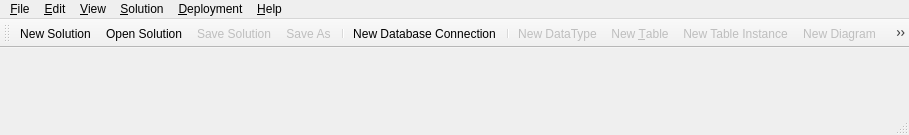
<?xml version="1.0" encoding="UTF-8"?>
<ui version="4.0">
 <class>MainWindow</class>
 <widget class="QMainWindow" name="MainWindow">
  <property name="enabled">
   <bool>true</bool>
  </property>
  <property name="geometry">
   <rect>
    <x>0</x>
    <y>0</y>
    <width>909</width>
    <height>135</height>
   </rect>
  </property>
  <property name="minimumSize">
   <size>
    <width>0</width>
    <height>0</height>
   </size>
  </property>
  <property name="windowTitle">
   <string>MainWindow</string>
  </property>
  <property name="windowIcon">
   <iconset resource="../dbm.qrc">
    <normaloff>:/images/actions/images/big/icon.png</normaloff>:/images/actions/images/big/icon.png</iconset>
  </property>
  <property name="documentMode">
   <bool>false</bool>
  </property>
  <property name="dockNestingEnabled">
   <bool>true</bool>
  </property>
  <property name="unifiedTitleAndToolBarOnMac">
   <bool>true</bool>
  </property>
  <widget class="QWidget" name="centralWidget"/>
  <widget class="QMenuBar" name="menuBar">
   <property name="geometry">
    <rect>
     <x>0</x>
     <y>0</y>
     <width>909</width>
     <height>24</height>
    </rect>
   </property>
   <widget class="QMenu" name="menu_File">
    <property name="title">
     <string>&amp;File</string>
    </property>
    <addaction name="action_New"/>
    <addaction name="action_Open"/>
    <addaction name="action_Save"/>
    <addaction name="action_SaveAs"/>
    <addaction name="separator"/>
    <addaction name="action_Close"/>
    <addaction name="separator"/>
    <addaction name="actionQuit"/>
   </widget>
   <widget class="QMenu" name="menu_Solution">
    <property name="title">
     <string>&amp;Solution</string>
    </property>
    <addaction name="action_NewDataType"/>
    <addaction name="action_NewTable"/>
    <addaction name="action_NewDiagram"/>
    <addaction name="action_NewTableInstance"/>
    <addaction name="action_NewView"/>
    <addaction name="action_NewProcedure"/>
    <addaction name="separator"/>
    <addaction name="action_DeleteUnusuedDatatypes"/>
    <addaction name="action_Validate"/>
    <addaction name="separator"/>
    <addaction name="action_SolutionProperties"/>
   </widget>
   <widget class="QMenu" name="menu_Edit">
    <property name="title">
     <string>&amp;Edit</string>
    </property>
    <addaction name="action_Preferences"/>
   </widget>
   <widget class="QMenu" name="menu_Help">
    <property name="title">
     <string>&amp;Help</string>
    </property>
    <addaction name="action_Contents"/>
    <addaction name="action_About"/>
   </widget>
   <widget class="QMenu" name="menu_View">
    <property name="title">
     <string>&amp;View</string>
    </property>
    <addaction name="action_ProjectTree"/>
    <addaction name="action_Datatypes_Tree"/>
    <addaction name="action_ConnectionsTree"/>
    <addaction name="action_Repository"/>
   </widget>
   <widget class="QMenu" name="menuDeployment">
    <property name="title">
     <string>&amp;Deployment</string>
    </property>
    <addaction name="action_Deploy"/>
    <addaction name="action_DeploymentScript"/>
    <addaction name="action_UpdateDatabase"/>
   </widget>
   <addaction name="menu_File"/>
   <addaction name="menu_Edit"/>
   <addaction name="menu_View"/>
   <addaction name="menu_Solution"/>
   <addaction name="menuDeployment"/>
   <addaction name="menu_Help"/>
  </widget>
  <widget class="QToolBar" name="mainToolBar">
   <property name="enabled">
    <bool>true</bool>
   </property>
   <property name="acceptDrops">
    <bool>true</bool>
   </property>
   <property name="windowTitle">
    <string>Main Toolbar</string>
   </property>
   <property name="movable">
    <bool>true</bool>
   </property>
   <property name="iconSize">
    <size>
     <width>24</width>
     <height>24</height>
    </size>
   </property>
   <property name="toolButtonStyle">
    <enum>Qt::ToolButtonIconOnly</enum>
   </property>
   <property name="floatable">
    <bool>true</bool>
   </property>
   <attribute name="toolBarArea">
    <enum>TopToolBarArea</enum>
   </attribute>
   <attribute name="toolBarBreak">
    <bool>false</bool>
   </attribute>
   <addaction name="action_New"/>
   <addaction name="action_Open"/>
   <addaction name="action_Save"/>
   <addaction name="action_SaveAs"/>
   <addaction name="separator"/>
   <addaction name="action_NewDatabaseConnection"/>
   <addaction name="separator"/>
   <addaction name="action_NewDataType"/>
   <addaction name="action_NewTable"/>
   <addaction name="action_NewTableInstance"/>
   <addaction name="action_NewDiagram"/>
   <addaction name="action_NewView"/>
   <addaction name="action_NewProcedure"/>
   <addaction name="action_NewFunction"/>
   <addaction name="action_NewTrigger"/>
   <addaction name="separator"/>
   <addaction name="action_Validate"/>
   <addaction name="action_Deploy"/>
   <addaction name="action_UpdateDatabase"/>
   <addaction name="separator"/>
  </widget>
  <widget class="QStatusBar" name="statusBar"/>
  <action name="action_New">
   <property name="icon">
    <iconset resource="../dbm.qrc">
     <normaloff>:/images/actions/images/actions/filenew.png</normaloff>:/images/actions/images/actions/filenew.png</iconset>
   </property>
   <property name="text">
    <string>&amp;New Solution</string>
   </property>
   <property name="toolTip">
    <string>&lt;html&gt;&lt;head/&gt;&lt;body&gt;&lt;p&gt;&lt;span style=&quot; font-weight:600;&quot;&gt;Create&lt;/span&gt; a new Solution&lt;/p&gt;&lt;/body&gt;&lt;/html&gt;</string>
   </property>
   <property name="shortcut">
    <string>Ctrl+N</string>
   </property>
  </action>
  <action name="action_Save">
   <property name="enabled">
    <bool>false</bool>
   </property>
   <property name="icon">
    <iconset resource="../dbm.qrc">
     <normaloff>:/images/actions/images/actions/filesave.png</normaloff>:/images/actions/images/actions/filesave.png</iconset>
   </property>
   <property name="text">
    <string>&amp;Save Solution</string>
   </property>
   <property name="toolTip">
    <string>&lt;html&gt;&lt;head/&gt;&lt;body&gt;&lt;p&gt;&lt;span style=&quot; font-weight:600;&quot;&gt;Save&lt;/span&gt; Solution&lt;/p&gt;&lt;/body&gt;&lt;/html&gt;</string>
   </property>
   <property name="shortcut">
    <string>Ctrl+S</string>
   </property>
  </action>
  <action name="action_NewDataType">
   <property name="enabled">
    <bool>false</bool>
   </property>
   <property name="icon">
    <iconset resource="../dbm.qrc">
     <normaloff>:/images/actions/images/actions/add.png</normaloff>:/images/actions/images/actions/add.png</iconset>
   </property>
   <property name="text">
    <string>New &amp;Data Type</string>
   </property>
   <property name="iconText">
    <string>New DataType</string>
   </property>
   <property name="toolTip">
    <string>&lt;html&gt;&lt;head/&gt;&lt;body&gt;&lt;p&gt;Create a new &lt;span style=&quot; font-weight:600;&quot;&gt;Data Type&lt;/span&gt;&lt;/p&gt;&lt;/body&gt;&lt;/html&gt;</string>
   </property>
   <property name="shortcut">
    <string>Ctrl+Shift+D</string>
   </property>
  </action>
  <action name="action_NewTable">
   <property name="enabled">
    <bool>false</bool>
   </property>
   <property name="icon">
    <iconset resource="../dbm.qrc">
     <normaloff>:/images/actions/images/actions/insert_table.png</normaloff>:/images/actions/images/actions/insert_table.png</iconset>
   </property>
   <property name="text">
    <string>New Table Template</string>
   </property>
   <property name="iconText">
    <string>New &amp;Table</string>
   </property>
   <property name="toolTip">
    <string>&lt;html&gt;&lt;head/&gt;&lt;body&gt;&lt;p&gt;Create a new &lt;span style=&quot; font-weight:600;&quot;&gt;Table Template&lt;/span&gt;&lt;/p&gt;&lt;/body&gt;&lt;/html&gt;</string>
   </property>
   <property name="shortcut">
    <string>Ctrl+Shift+T</string>
   </property>
  </action>
  <action name="action_Open">
   <property name="icon">
    <iconset resource="../dbm.qrc">
     <normaloff>:/images/actions/images/actions/fileopen.png</normaloff>:/images/actions/images/actions/fileopen.png</iconset>
   </property>
   <property name="text">
    <string>&amp;Open Solution</string>
   </property>
   <property name="toolTip">
    <string>&lt;html&gt;&lt;head/&gt;&lt;body&gt;&lt;p&gt;&lt;span style=&quot; font-weight:600;&quot;&gt;Open&lt;/span&gt; an existing Solution&lt;/p&gt;&lt;/body&gt;&lt;/html&gt;</string>
   </property>
   <property name="shortcut">
    <string>Ctrl+O</string>
   </property>
  </action>
  <action name="action_About">
   <property name="text">
    <string>&amp;About</string>
   </property>
  </action>
  <action name="action_NewProject">
   <property name="icon">
    <iconset resource="../dbm.qrc">
     <normaloff>:/images/actions/images/actions/filenew.png</normaloff>:/images/actions/images/actions/filenew.png</iconset>
   </property>
   <property name="text">
    <string>New &amp;Project</string>
   </property>
   <property name="toolTip">
    <string>&lt;html&gt;&lt;head/&gt;&lt;body&gt;&lt;p&gt;Create a &lt;span style=&quot; font-weight:600;&quot;&gt;New Project&lt;/span&gt;&lt;/p&gt;&lt;/body&gt;&lt;/html&gt;</string>
   </property>
  </action>
  <action name="action_NewDiagram">
   <property name="enabled">
    <bool>false</bool>
   </property>
   <property name="icon">
    <iconset resource="../dbm.qrc">
     <normaloff>:/images/actions/images/actions/new_diagram.png</normaloff>:/images/actions/images/actions/new_diagram.png</iconset>
   </property>
   <property name="text">
    <string>New Diagram</string>
   </property>
   <property name="toolTip">
    <string>&lt;html&gt;&lt;head/&gt;&lt;body&gt;&lt;p&gt;Create a new &lt;span style=&quot; font-weight:600;&quot;&gt;Diagram&lt;/span&gt;&lt;/p&gt;&lt;/body&gt;&lt;/html&gt;</string>
   </property>
   <property name="shortcut">
    <string>Ctrl+Shift+G</string>
   </property>
  </action>
  <action name="action_SaveAs">
   <property name="enabled">
    <bool>false</bool>
   </property>
   <property name="icon">
    <iconset resource="../dbm.qrc">
     <normaloff>:/images/actions/images/actions/file_saveas.png</normaloff>:/images/actions/images/actions/file_saveas.png</iconset>
   </property>
   <property name="text">
    <string>Save As</string>
   </property>
   <property name="toolTip">
    <string>&lt;html&gt;&lt;head/&gt;&lt;body&gt;&lt;p&gt;&lt;span style=&quot; font-weight:600;&quot;&gt;Save&lt;/span&gt; Solution as...&lt;/p&gt;&lt;/body&gt;&lt;/html&gt;</string>
   </property>
  </action>
  <action name="actionQuit">
   <property name="icon">
    <iconset resource="../dbm.qrc">
     <normaloff>:/images/actions/images/actions/application_exit.png</normaloff>:/images/actions/images/actions/application_exit.png</iconset>
   </property>
   <property name="text">
    <string>Quit</string>
   </property>
   <property name="shortcut">
    <string>Alt+X, Ctrl+Q</string>
   </property>
  </action>
  <action name="action_NewTableInstance">
   <property name="enabled">
    <bool>false</bool>
   </property>
   <property name="icon">
    <iconset resource="../dbm.qrc">
     <normaloff>:/images/actions/images/actions/tabinstnew.png</normaloff>:/images/actions/images/actions/tabinstnew.png</iconset>
   </property>
   <property name="text">
    <string>New Table Instance</string>
   </property>
   <property name="toolTip">
    <string>&lt;html&gt;&lt;head/&gt;&lt;body&gt;&lt;p&gt;Create a new &lt;span style=&quot; font-weight:600;&quot;&gt;Table Instance&lt;/span&gt;&lt;/p&gt;&lt;/body&gt;&lt;/html&gt;</string>
   </property>
  </action>
  <action name="action_Preferences">
   <property name="enabled">
    <bool>false</bool>
   </property>
   <property name="text">
    <string>Preferences</string>
   </property>
  </action>
  <action name="action_Close">
   <property name="text">
    <string>Close Solution</string>
   </property>
   <property name="toolTip">
    <string>&lt;html&gt;&lt;head/&gt;&lt;body&gt;&lt;p&gt;&lt;span style=&quot; font-weight:600;&quot;&gt;Close&lt;/span&gt; Solution&lt;/p&gt;&lt;/body&gt;&lt;/html&gt;</string>
   </property>
  </action>
  <action name="action_Deploy">
   <property name="enabled">
    <bool>false</bool>
   </property>
   <property name="icon">
    <iconset resource="../dbm.qrc">
     <normaloff>:/images/actions/images/actions/deploy.png</normaloff>:/images/actions/images/actions/deploy.png</iconset>
   </property>
   <property name="text">
    <string>Deploy</string>
   </property>
   <property name="toolTip">
    <string>&lt;html&gt;&lt;head/&gt;&lt;body&gt;&lt;p&gt;&lt;span style=&quot; font-weight:600;&quot;&gt;Deploy&lt;/span&gt; the Solution&lt;/p&gt;&lt;/body&gt;&lt;/html&gt;</string>
   </property>
   <property name="shortcut">
    <string>F5</string>
   </property>
  </action>
  <action name="action_ProjectTree">
   <property name="checkable">
    <bool>true</bool>
   </property>
   <property name="checked">
    <bool>false</bool>
   </property>
   <property name="enabled">
    <bool>false</bool>
   </property>
   <property name="text">
    <string>&amp;Project Tree</string>
   </property>
   <property name="shortcut">
    <string>Alt+0</string>
   </property>
  </action>
  <action name="action_Datatypes_Tree">
   <property name="checkable">
    <bool>true</bool>
   </property>
   <property name="enabled">
    <bool>false</bool>
   </property>
   <property name="text">
    <string>&amp;Datatypes Tree</string>
   </property>
   <property name="shortcut">
    <string>Alt+1</string>
   </property>
  </action>
  <action name="action_Validate">
   <property name="enabled">
    <bool>false</bool>
   </property>
   <property name="icon">
    <iconset resource="../dbm.qrc">
     <normaloff>:/images/actions/images/actions/check.png</normaloff>:/images/actions/images/actions/check.png</iconset>
   </property>
   <property name="text">
    <string>Validate</string>
   </property>
   <property name="toolTip">
    <string>&lt;html&gt;&lt;head/&gt;&lt;body&gt;&lt;p&gt;&lt;span style=&quot; font-weight:600;&quot;&gt;Validate&lt;/span&gt; the Solution&lt;/p&gt;&lt;/body&gt;&lt;/html&gt;</string>
   </property>
  </action>
  <action name="action_NewView">
   <property name="enabled">
    <bool>false</bool>
   </property>
   <property name="icon">
    <iconset resource="../dbm.qrc">
     <normaloff>:/images/actions/images/actions/newview.png</normaloff>:/images/actions/images/actions/newview.png</iconset>
   </property>
   <property name="text">
    <string>New View</string>
   </property>
   <property name="toolTip">
    <string>&lt;html&gt;&lt;head/&gt;&lt;body&gt;&lt;p&gt;Create a new &lt;span style=&quot; font-weight:600;&quot;&gt;View&lt;/span&gt;&lt;/p&gt;&lt;/body&gt;&lt;/html&gt;</string>
   </property>
   <property name="shortcut">
    <string>Ctrl+Shift+V</string>
   </property>
  </action>
  <action name="action_NewDatabaseConnection">
   <property name="enabled">
    <bool>true</bool>
   </property>
   <property name="icon">
    <iconset resource="../dbm.qrc">
     <normaloff>:/images/actions/images/actions/new_dbconn.png</normaloff>:/images/actions/images/actions/new_dbconn.png</iconset>
   </property>
   <property name="text">
    <string>New Database Connection</string>
   </property>
   <property name="toolTip">
    <string>&lt;html&gt;&lt;head/&gt;&lt;body&gt;&lt;p&gt;Create a new &lt;span style=&quot; font-weight:600;&quot;&gt;Database Connection&lt;/span&gt;&lt;/p&gt;&lt;/body&gt;&lt;/html&gt;</string>
   </property>
  </action>
  <action name="action_ConnectionsTree">
   <property name="checkable">
    <bool>true</bool>
   </property>
   <property name="enabled">
    <bool>true</bool>
   </property>
   <property name="text">
    <string>Connections Tree</string>
   </property>
  </action>
  <action name="action_NewProcedure">
   <property name="enabled">
    <bool>false</bool>
   </property>
   <property name="icon">
    <iconset resource="../dbm.qrc">
     <normaloff>:/images/actions/images/actions/newprocedure.png</normaloff>:/images/actions/images/actions/newprocedure.png</iconset>
   </property>
   <property name="text">
    <string>New Procedure</string>
   </property>
   <property name="toolTip">
    <string>&lt;html&gt;&lt;head/&gt;&lt;body&gt;&lt;p&gt;Create a new &lt;span style=&quot; font-weight:600;&quot;&gt;Procedure&lt;/span&gt;&lt;/p&gt;&lt;/body&gt;&lt;/html&gt;</string>
   </property>
   <property name="shortcut">
    <string>Ctrl+Shift+P</string>
   </property>
  </action>
  <action name="action_DeleteUnusuedDatatypes">
   <property name="enabled">
    <bool>false</bool>
   </property>
   <property name="text">
    <string>Delete Unusued Datatypes</string>
   </property>
  </action>
  <action name="action_DeploymentScript">
   <property name="enabled">
    <bool>false</bool>
   </property>
   <property name="text">
    <string>Deployment Script</string>
   </property>
   <property name="toolTip">
    <string>Create a deployment script</string>
   </property>
  </action>
  <action name="action_NewTrigger">
   <property name="enabled">
    <bool>false</bool>
   </property>
   <property name="icon">
    <iconset resource="../dbm.qrc">
     <normaloff>:/images/actions/images/actions/trigger_new.png</normaloff>:/images/actions/images/actions/trigger_new.png</iconset>
   </property>
   <property name="text">
    <string>New Trigger</string>
   </property>
   <property name="toolTip">
    <string>&lt;html&gt;&lt;head/&gt;&lt;body&gt;&lt;p&gt;Create a new &lt;span style=&quot; font-weight:600;&quot;&gt;Trigger&lt;/span&gt;&lt;/p&gt;&lt;/body&gt;&lt;/html&gt;</string>
   </property>
  </action>
  <action name="action_NewFunction">
   <property name="enabled">
    <bool>false</bool>
   </property>
   <property name="icon">
    <iconset resource="../dbm.qrc">
     <normaloff>:/images/actions/images/actions/newfunction.png</normaloff>:/images/actions/images/actions/newfunction.png</iconset>
   </property>
   <property name="text">
    <string>New Function</string>
   </property>
   <property name="toolTip">
    <string>&lt;html&gt;&lt;head/&gt;&lt;body&gt;&lt;p&gt;Create a new &lt;span style=&quot; font-weight:600;&quot;&gt;Function&lt;/span&gt;&lt;/p&gt;&lt;/body&gt;&lt;/html&gt;</string>
   </property>
  </action>
  <action name="action_Contents">
   <property name="text">
    <string>&amp;Contents</string>
   </property>
  </action>
  <action name="action_UpdateDatabase">
   <property name="enabled">
    <bool>false</bool>
   </property>
   <property name="icon">
    <iconset resource="../dbm.qrc">
     <normaloff>:/images/actions/images/actions/updatedb.png</normaloff>:/images/actions/images/actions/updatedb.png</iconset>
   </property>
   <property name="text">
    <string>Update Database</string>
   </property>
   <property name="toolTip">
    <string>&lt;html&gt;&lt;head/&gt;&lt;body&gt;&lt;p&gt;&lt;span style=&quot; font-weight:600;&quot;&gt;Update&lt;/span&gt; a database which has already a deployed version&lt;/p&gt;&lt;/body&gt;&lt;/html&gt;</string>
   </property>
  </action>
  <action name="action_Repository">
   <property name="checkable">
    <bool>true</bool>
   </property>
   <property name="text">
    <string>Repository</string>
   </property>
  </action>
  <action name="action_SolutionProperties">
   <property name="enabled">
    <bool>false</bool>
   </property>
   <property name="text">
    <string>Properties</string>
   </property>
  </action>
 </widget>
 <layoutdefault spacing="6" margin="11"/>
 <resources>
  <include location="../dbm.qrc"/>
 </resources>
 <connections>
  <connection>
   <sender>action_New</sender>
   <signal>triggered()</signal>
   <receiver>MainWindow</receiver>
   <slot>onNewSolution()</slot>
   <hints>
    <hint type="sourcelabel">
     <x>-1</x>
     <y>-1</y>
    </hint>
    <hint type="destinationlabel">
     <x>299</x>
     <y>199</y>
    </hint>
   </hints>
  </connection>
  <connection>
   <sender>action_NewDataType</sender>
   <signal>triggered()</signal>
   <receiver>MainWindow</receiver>
   <slot>onNewDataType()</slot>
   <hints>
    <hint type="sourcelabel">
     <x>-1</x>
     <y>-1</y>
    </hint>
    <hint type="destinationlabel">
     <x>399</x>
     <y>299</y>
    </hint>
   </hints>
  </connection>
  <connection>
   <sender>action_NewTable</sender>
   <signal>triggered()</signal>
   <receiver>MainWindow</receiver>
   <slot>onNewTable()</slot>
   <hints>
    <hint type="sourcelabel">
     <x>-1</x>
     <y>-1</y>
    </hint>
    <hint type="destinationlabel">
     <x>30</x>
     <y>52</y>
    </hint>
   </hints>
  </connection>
  <connection>
   <sender>action_Save</sender>
   <signal>triggered()</signal>
   <receiver>MainWindow</receiver>
   <slot>onSaveSolution()</slot>
   <hints>
    <hint type="sourcelabel">
     <x>-1</x>
     <y>-1</y>
    </hint>
    <hint type="destinationlabel">
     <x>30</x>
     <y>52</y>
    </hint>
   </hints>
  </connection>
  <connection>
   <sender>action_Open</sender>
   <signal>triggered()</signal>
   <receiver>MainWindow</receiver>
   <slot>onOpenSolution()</slot>
   <hints>
    <hint type="sourcelabel">
     <x>-1</x>
     <y>-1</y>
    </hint>
    <hint type="destinationlabel">
     <x>169</x>
     <y>54</y>
    </hint>
   </hints>
  </connection>
  <connection>
   <sender>action_About</sender>
   <signal>triggered()</signal>
   <receiver>MainWindow</receiver>
   <slot>onAbout()</slot>
   <hints>
    <hint type="sourcelabel">
     <x>-1</x>
     <y>-1</y>
    </hint>
    <hint type="destinationlabel">
     <x>169</x>
     <y>54</y>
    </hint>
   </hints>
  </connection>
  <connection>
   <sender>action_NewDiagram</sender>
   <signal>triggered()</signal>
   <receiver>MainWindow</receiver>
   <slot>onNewDiagram()</slot>
   <hints>
    <hint type="sourcelabel">
     <x>-1</x>
     <y>-1</y>
    </hint>
    <hint type="destinationlabel">
     <x>169</x>
     <y>54</y>
    </hint>
   </hints>
  </connection>
  <connection>
   <sender>action_SaveAs</sender>
   <signal>triggered()</signal>
   <receiver>MainWindow</receiver>
   <slot>onSaveAs()</slot>
   <hints>
    <hint type="sourcelabel">
     <x>-1</x>
     <y>-1</y>
    </hint>
    <hint type="destinationlabel">
     <x>169</x>
     <y>54</y>
    </hint>
   </hints>
  </connection>
  <connection>
   <sender>actionQuit</sender>
   <signal>triggered()</signal>
   <receiver>MainWindow</receiver>
   <slot>close()</slot>
   <hints>
    <hint type="sourcelabel">
     <x>-1</x>
     <y>-1</y>
    </hint>
    <hint type="destinationlabel">
     <x>169</x>
     <y>54</y>
    </hint>
   </hints>
  </connection>
  <connection>
   <sender>action_NewTableInstance</sender>
   <signal>triggered()</signal>
   <receiver>MainWindow</receiver>
   <slot>onNewTableInstance()</slot>
   <hints>
    <hint type="sourcelabel">
     <x>-1</x>
     <y>-1</y>
    </hint>
    <hint type="destinationlabel">
     <x>169</x>
     <y>54</y>
    </hint>
   </hints>
  </connection>
  <connection>
   <sender>action_NewTableInstance</sender>
   <signal>hovered()</signal>
   <receiver>MainWindow</receiver>
   <slot>onNewTableInstanceHovered()</slot>
   <hints>
    <hint type="sourcelabel">
     <x>-1</x>
     <y>-1</y>
    </hint>
    <hint type="destinationlabel">
     <x>169</x>
     <y>54</y>
    </hint>
   </hints>
  </connection>
  <connection>
   <sender>action_Preferences</sender>
   <signal>triggered()</signal>
   <receiver>MainWindow</receiver>
   <slot>onPreferences()</slot>
   <hints>
    <hint type="sourcelabel">
     <x>-1</x>
     <y>-1</y>
    </hint>
    <hint type="destinationlabel">
     <x>169</x>
     <y>54</y>
    </hint>
   </hints>
  </connection>
  <connection>
   <sender>action_Close</sender>
   <signal>triggered()</signal>
   <receiver>MainWindow</receiver>
   <slot>onCloseSolution()</slot>
   <hints>
    <hint type="sourcelabel">
     <x>-1</x>
     <y>-1</y>
    </hint>
    <hint type="destinationlabel">
     <x>169</x>
     <y>54</y>
    </hint>
   </hints>
  </connection>
  <connection>
   <sender>action_Deploy</sender>
   <signal>triggered()</signal>
   <receiver>MainWindow</receiver>
   <slot>onDeploy()</slot>
   <hints>
    <hint type="sourcelabel">
     <x>-1</x>
     <y>-1</y>
    </hint>
    <hint type="destinationlabel">
     <x>233</x>
     <y>67</y>
    </hint>
   </hints>
  </connection>
  <connection>
   <sender>action_ProjectTree</sender>
   <signal>triggered()</signal>
   <receiver>MainWindow</receiver>
   <slot>onViewProjectTree()</slot>
   <hints>
    <hint type="sourcelabel">
     <x>-1</x>
     <y>-1</y>
    </hint>
    <hint type="destinationlabel">
     <x>233</x>
     <y>67</y>
    </hint>
   </hints>
  </connection>
  <connection>
   <sender>action_Datatypes_Tree</sender>
   <signal>triggered()</signal>
   <receiver>MainWindow</receiver>
   <slot>onViewDatatypesTree()</slot>
   <hints>
    <hint type="sourcelabel">
     <x>-1</x>
     <y>-1</y>
    </hint>
    <hint type="destinationlabel">
     <x>233</x>
     <y>67</y>
    </hint>
   </hints>
  </connection>
  <connection>
   <sender>action_Validate</sender>
   <signal>triggered()</signal>
   <receiver>MainWindow</receiver>
   <slot>onValidate()</slot>
   <hints>
    <hint type="sourcelabel">
     <x>-1</x>
     <y>-1</y>
    </hint>
    <hint type="destinationlabel">
     <x>233</x>
     <y>67</y>
    </hint>
   </hints>
  </connection>
  <connection>
   <sender>action_NewView</sender>
   <signal>triggered()</signal>
   <receiver>MainWindow</receiver>
   <slot>onNewView()</slot>
   <hints>
    <hint type="sourcelabel">
     <x>-1</x>
     <y>-1</y>
    </hint>
    <hint type="destinationlabel">
     <x>233</x>
     <y>67</y>
    </hint>
   </hints>
  </connection>
  <connection>
   <sender>action_NewDatabaseConnection</sender>
   <signal>triggered()</signal>
   <receiver>MainWindow</receiver>
   <slot>onNewConnection()</slot>
   <hints>
    <hint type="sourcelabel">
     <x>-1</x>
     <y>-1</y>
    </hint>
    <hint type="destinationlabel">
     <x>233</x>
     <y>67</y>
    </hint>
   </hints>
  </connection>
  <connection>
   <sender>action_ConnectionsTree</sender>
   <signal>triggered()</signal>
   <receiver>MainWindow</receiver>
   <slot>onViewConnectionsTree()</slot>
   <hints>
    <hint type="sourcelabel">
     <x>-1</x>
     <y>-1</y>
    </hint>
    <hint type="destinationlabel">
     <x>233</x>
     <y>67</y>
    </hint>
   </hints>
  </connection>
  <connection>
   <sender>action_Deploy</sender>
   <signal>hovered()</signal>
   <receiver>MainWindow</receiver>
   <slot>onDeployHovered()</slot>
   <hints>
    <hint type="sourcelabel">
     <x>-1</x>
     <y>-1</y>
    </hint>
    <hint type="destinationlabel">
     <x>454</x>
     <y>67</y>
    </hint>
   </hints>
  </connection>
  <connection>
   <sender>action_NewProcedure</sender>
   <signal>triggered()</signal>
   <receiver>MainWindow</receiver>
   <slot>onNewProcedure()</slot>
   <hints>
    <hint type="sourcelabel">
     <x>-1</x>
     <y>-1</y>
    </hint>
    <hint type="destinationlabel">
     <x>454</x>
     <y>67</y>
    </hint>
   </hints>
  </connection>
  <connection>
   <sender>action_DeleteUnusuedDatatypes</sender>
   <signal>triggered()</signal>
   <receiver>MainWindow</receiver>
   <slot>onDeleteUnusedDatatypes()</slot>
   <hints>
    <hint type="sourcelabel">
     <x>-1</x>
     <y>-1</y>
    </hint>
    <hint type="destinationlabel">
     <x>454</x>
     <y>67</y>
    </hint>
   </hints>
  </connection>
  <connection>
   <sender>action_NewTrigger</sender>
   <signal>triggered()</signal>
   <receiver>MainWindow</receiver>
   <slot>onNewTrigger()</slot>
   <hints>
    <hint type="sourcelabel">
     <x>-1</x>
     <y>-1</y>
    </hint>
    <hint type="destinationlabel">
     <x>454</x>
     <y>67</y>
    </hint>
   </hints>
  </connection>
  <connection>
   <sender>action_NewFunction</sender>
   <signal>triggered()</signal>
   <receiver>MainWindow</receiver>
   <slot>onNewFunction()</slot>
   <hints>
    <hint type="sourcelabel">
     <x>-1</x>
     <y>-1</y>
    </hint>
    <hint type="destinationlabel">
     <x>454</x>
     <y>67</y>
    </hint>
   </hints>
  </connection>
  <connection>
   <sender>MainWindow</sender>
   <signal>destroyed()</signal>
   <receiver>MainWindow</receiver>
   <slot>onDestroyed()</slot>
   <hints>
    <hint type="sourcelabel">
     <x>454</x>
     <y>67</y>
    </hint>
    <hint type="destinationlabel">
     <x>454</x>
     <y>67</y>
    </hint>
   </hints>
  </connection>
  <connection>
   <sender>action_Contents</sender>
   <signal>triggered()</signal>
   <receiver>MainWindow</receiver>
   <slot>onHelp()</slot>
   <hints>
    <hint type="sourcelabel">
     <x>-1</x>
     <y>-1</y>
    </hint>
    <hint type="destinationlabel">
     <x>454</x>
     <y>67</y>
    </hint>
   </hints>
  </connection>
  <connection>
   <sender>action_UpdateDatabase</sender>
   <signal>triggered()</signal>
   <receiver>MainWindow</receiver>
   <slot>onUpdateDb()</slot>
   <hints>
    <hint type="sourcelabel">
     <x>-1</x>
     <y>-1</y>
    </hint>
    <hint type="destinationlabel">
     <x>454</x>
     <y>67</y>
    </hint>
   </hints>
  </connection>
  <connection>
   <sender>action_SolutionProperties</sender>
   <signal>triggered()</signal>
   <receiver>MainWindow</receiver>
   <slot>onShowSolutionProperties()</slot>
   <hints>
    <hint type="sourcelabel">
     <x>-1</x>
     <y>-1</y>
    </hint>
    <hint type="destinationlabel">
     <x>454</x>
     <y>67</y>
    </hint>
   </hints>
  </connection>
 </connections>
 <slots>
  <slot>onNewSolution()</slot>
  <slot>onNewDataType()</slot>
  <slot>onNewTable()</slot>
  <slot>onSaveSolution()</slot>
  <slot>onOpenSolution()</slot>
  <slot>onAbout()</slot>
  <slot>onNewDiagram()</slot>
  <slot>onSaveAs()</slot>
  <slot>onNewTableInstance()</slot>
  <slot>onNewTableInstanceHovered()</slot>
  <slot>onPreferences()</slot>
  <slot>onCloseSolution()</slot>
  <slot>onDeploy()</slot>
  <slot>onViewProjectTree()</slot>
  <slot>onViewDatatypesTree()</slot>
  <slot>onValidate()</slot>
  <slot>onNewView()</slot>
  <slot>onNewConnection()</slot>
  <slot>onViewConnectionsTree()</slot>
  <slot>onDeployHovered()</slot>
  <slot>onNewProcedure()</slot>
  <slot>onDeleteUnusedDatatypes()</slot>
  <slot>onNewTrigger()</slot>
  <slot>onNewFunction()</slot>
  <slot>onDestroyed()</slot>
  <slot>onHelp()</slot>
  <slot>onUpdateDb()</slot>
  <slot>onShowSolutionProperties()</slot>
 </slots>
</ui>
